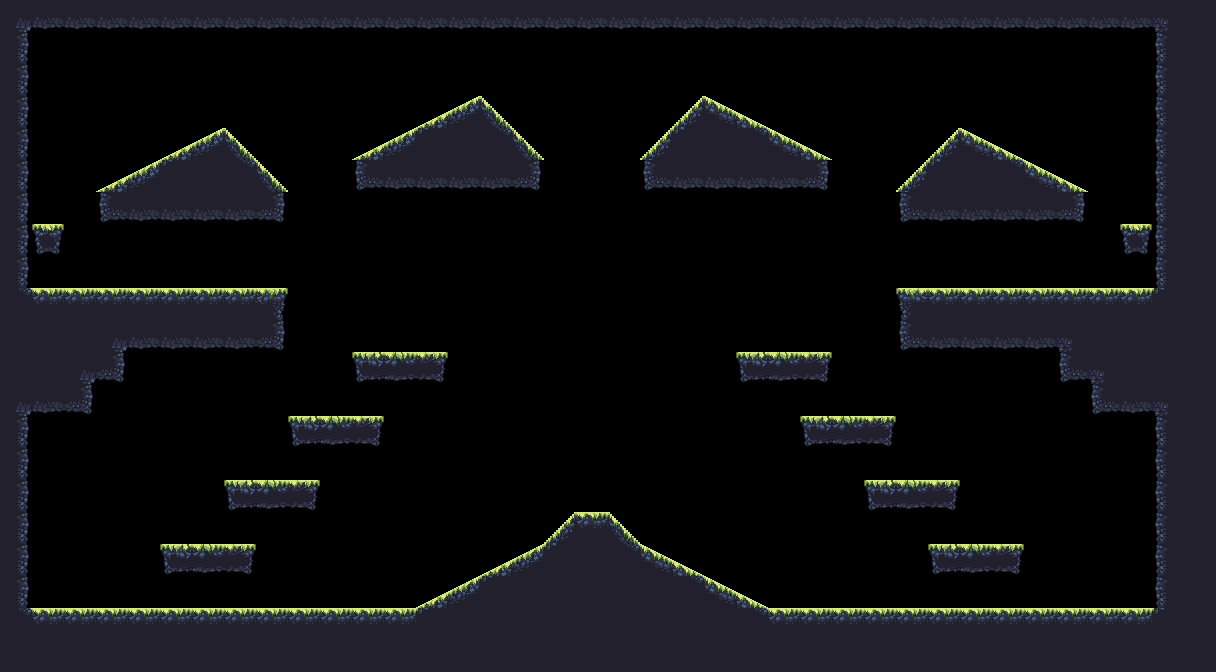

Tiled map render using the project's own tile images. Description and the whole map definition, tile-layer contents included, below:
An orthogonal 38x21 tile map with 32x32 px tiles, 1 tile layer (main) and 2 objects (spawn, boss_spawn).

<map version="1.2" tiledversion="1.3.2" orientation="orthogonal" renderorder="right-down" compressionlevel="0" width="38" height="21" tilewidth="32" tileheight="32" infinite="0" nextlayerid="3" nextobjectid="4">
 <tileset firstgid="1" source="forest_tile_set.tsx" />
 <layer id="1" name="main" width="38" height="21">
  <data encoding="csv">
5,22,22,22,22,22,22,22,22,22,22,22,22,22,22,22,22,22,22,22,22,22,22,22,22,22,22,22,22,22,22,22,22,22,22,22,6,12,
13,0,0,0,0,0,0,0,0,0,0,0,0,0,0,0,0,0,0,0,0,0,0,0,0,0,0,0,0,0,0,0,0,0,0,0,11,12,
13,0,0,0,0,0,0,0,0,0,0,0,0,0,0,0,0,0,0,0,0,0,0,0,0,0,0,0,0,0,0,0,0,0,0,0,11,12,
13,0,0,0,0,0,0,0,0,0,0,0,0,27,28,7,0,0,0,0,0,8,25,26,0,0,0,0,0,0,0,0,0,0,0,0,11,12,
13,0,0,0,0,27,28,7,0,0,0,27,28,18,12,17,7,0,0,0,8,18,12,17,25,26,0,0,0,8,25,26,0,0,0,0,11,12,
13,0,0,27,28,18,12,17,7,0,0,21,22,22,22,22,23,0,0,0,21,22,22,22,22,23,0,0,8,18,12,17,25,26,0,0,11,12,
13,0,0,21,22,22,22,22,23,0,0,0,0,0,0,0,0,0,0,0,0,0,0,0,0,0,0,0,21,22,22,22,22,23,0,0,11,12,
13,34,0,0,0,0,0,0,0,0,0,0,0,0,0,0,0,0,0,0,0,0,0,0,0,0,0,0,0,0,0,0,0,0,0,34,11,12,
13,0,0,0,0,0,0,0,0,0,0,0,0,0,0,0,0,0,0,0,0,0,0,0,0,0,0,0,0,0,0,0,0,0,0,0,11,12,
17,2,2,2,2,2,2,2,3,0,0,0,0,0,0,0,0,0,0,0,0,0,0,0,0,0,0,0,1,2,2,2,2,2,2,2,18,12,
12,12,12,5,22,22,22,22,23,0,0,0,0,0,0,0,0,0,0,0,0,0,0,0,0,0,0,0,21,22,22,22,22,6,12,12,12,12,
12,12,5,23,0,0,0,0,0,0,0,31,32,33,0,0,0,0,0,0,0,0,0,31,32,33,0,0,0,0,0,0,0,21,6,12,12,12,
5,22,23,0,0,0,0,0,0,0,0,0,0,0,0,0,0,0,0,0,0,0,0,0,0,0,0,0,0,0,0,0,0,0,21,22,6,12,
13,0,0,0,0,0,0,0,0,31,32,33,0,0,0,0,0,0,0,0,0,0,0,0,0,31,32,33,0,0,0,0,0,0,0,0,11,12,
13,0,0,0,0,0,0,0,0,0,0,0,0,0,0,0,0,0,0,0,0,0,0,0,0,0,0,0,0,0,0,0,0,0,0,0,11,12,
13,0,0,0,0,0,0,31,32,33,0,0,0,0,0,0,0,0,0,0,0,0,0,0,0,0,0,31,32,33,0,0,0,0,0,0,11,12,
13,0,0,0,0,0,0,0,0,0,0,0,0,0,0,0,0,8,2,7,0,0,0,0,0,0,0,0,0,0,0,0,0,0,0,0,11,12,
13,0,0,0,0,31,32,33,0,0,0,0,0,0,0,27,28,18,12,17,25,26,0,0,0,0,0,0,0,31,32,33,0,0,0,0,11,12,
13,0,0,0,0,0,0,0,0,0,0,0,0,27,28,18,12,12,12,12,12,17,25,26,0,0,0,0,0,0,0,0,0,0,0,0,11,12,
17,2,2,2,2,2,2,2,2,2,2,2,2,18,12,12,12,12,12,12,12,12,12,17,2,2,2,2,2,2,2,2,2,2,2,2,18,12,
12,12,12,12,12,12,12,12,12,12,12,12,12,12,12,12,12,12,12,12,12,12,12,12,12,12,12,12,12,12,12,12,12,12,12,12,12,12
</data>
 </layer>
 <objectgroup id="2" name="objects">
  <object id="1" name="spawn" x="97.9634" y="490.001" />
  <object id="2" name="boss_spawn" x="585.597" y="314.514" />
 </objectgroup>
</map>
